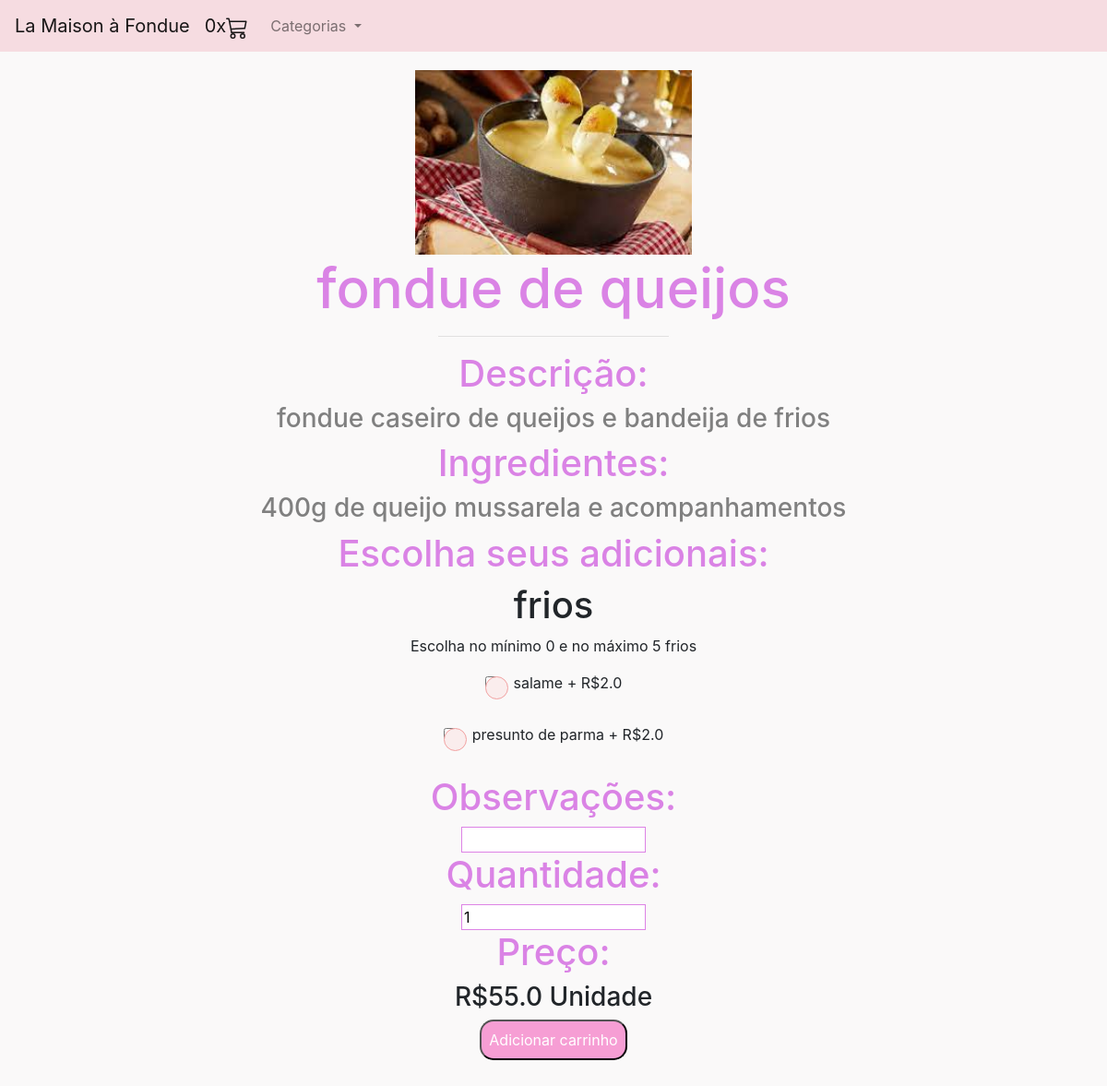
The page /produto/2 on the database as committed earlier.
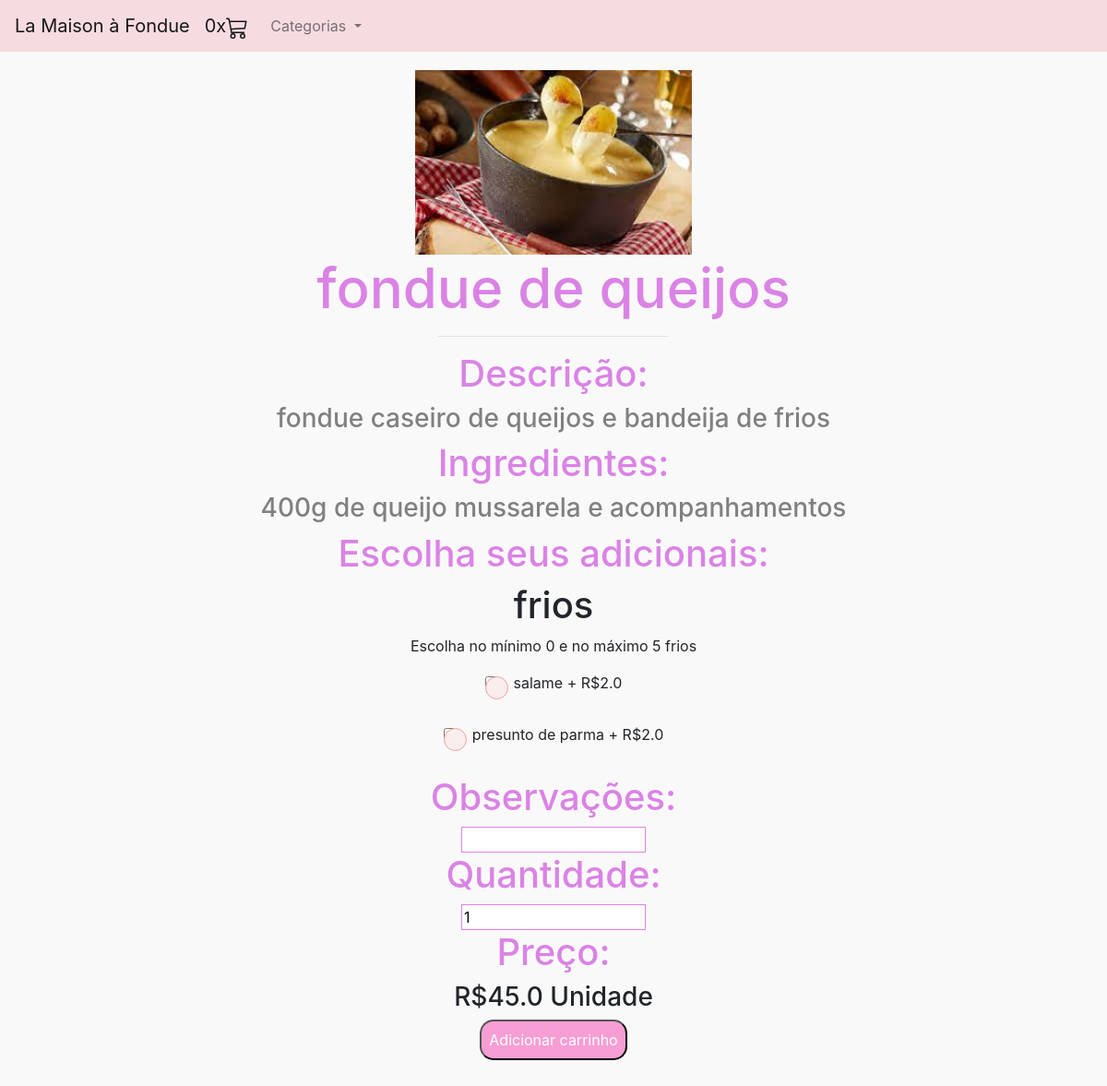
The same page on the database as committed later.
### produto/models.py (models this page shows, shortened)
class Produto(models.Model):
    nome_produto = models.CharField("nome", max_length=100)
    img = models.ImageField("imagem", upload_to='post_img')
    categoria = models.ForeignKey(Categoria, on_delete=models.CASCADE)
    preco = models.FloatField()
    descricao = models.TextField()
    ingredientes = models.CharField("ingredientes", max_length=2000)
    adicionais = models.ManyToManyField(Adicional, blank=True)
    ativo = models.BooleanField(default=True)

### produto/views.py (the view)
# urls.py: path('', include('produto.urls')),
def produto(request, id):
    if not request.session.get('carrinho'):
        request.session['carrinho'] = []
        request.session.save()
    erro = request.GET.get('erro')
    produto = Produto.objects.filter(id=id)[0]
    categorias = Categoria.objects.all()
    return render(request, 'produto.html', {'produto': produto,
                                            'carrinho': len(request.session['carrinho']),
                                            'categorias': categorias,
                                            'erro': erro})

### produto/models.py (called while the page is built)
    def __str__(self):
        return self.categoria

    def __str__(self):
        return self.nome

    def __str__(self):
        return self.nome

### produto/templates/produto.html (shortened to what this page needs)
{%extends 'base.html'%}
{% block 'conteudo'%}
<div style="align-items: center; text-align: center;">
    <img class="tamanhoImg" style="margin-top: 20px;" src="/media/{{produto.img}}">
    <h3  class="titulo tituloProduto">{{produto.nome_produto}}</h3>
    <hr style="width: 250px;">
    <h1 class="titulo subTituloProduto">Descrição: </h1>
    <h3 style="color: gray;">{{produto.descricao}}</h3>
    <h1 class="titulo subTituloProduto">Ingredientes: </h1>
    <h3 style="color: gray;">{{produto.ingredientes}}</h3>
    <h1 class="titulo subTituloProduto">Escolha seus adicionais: </h1>
    <form method="POST" action="{% url 'add_carrinho' %}">{% csrf_token %}
    {% for i in produto.adicionais.all %}
    <h1>{{i}}</h1>
    <p>Escolha no mínimo {{i.minimo}} e no máximo {{i.maximo}} {{i}}</p>
        {%for j in i.opcoes.all%}
            {%if j.ativo%}
                <div>
                <input type="checkbox" class="checkbox" name="{{i}}" value={{j.id}}>
                <label for="scales">&nbsp&nbsp&nbsp{{j}} + R${{j.acrecimo}}</label>
                </div>
                <br>
            {%endif%}
        {%endfor%}
    {% endfor %}
    <h1 class="titulo subTituloProduto">Observações: </h1>
    <input name="observacoes" class="observacoes" type="text">
    <h1 class="titulo subTituloProduto">Quantidade: </h1>
    <input name="quantidade" class="observacoes" type="number"  min="1" max="200" value="1">
    <h1 class="titulo subTituloProduto">Preço: </h1>
    <h3>R${{produto.preco}} Unidade</h3>
    <input class="botao" type="submit" value="Adicionar carrinho">
</form>
</div>
{%endblock%}

Rows that differ between the two databases and show on the page:
changed Produto "fondue de queijos": preco "55.0" → "45.0"
